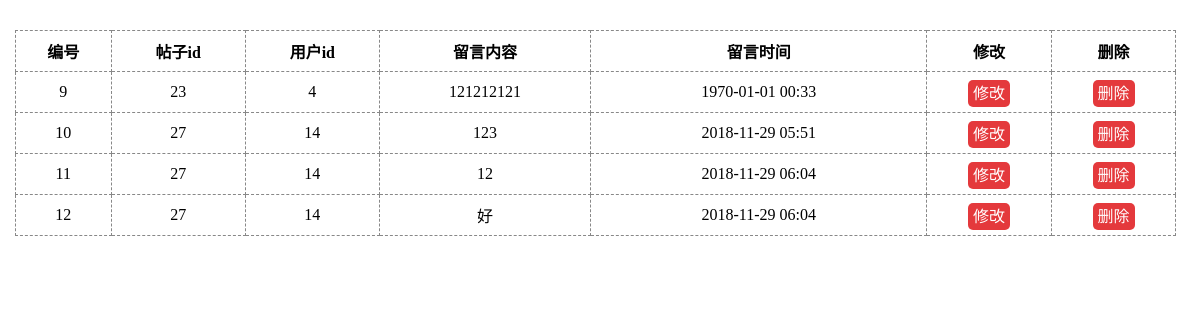
Page /admin/mess/index.php (signed in) on the committed database.
### tables this page shows
CREATE TABLE `forum_comment` (
  `comment_id` int(11) unsigned NOT NULL AUTO_INCREMENT COMMENT '评论ID',
  `bbs_id` int(11) unsigned DEFAULT NULL COMMENT '帖子ID',
  `uid` int(11) unsigned DEFAULT NULL COMMENT '用户ID',
  `content` varchar(200) DEFAULT NULL COMMENT '评论内容',
  `add_time` int(11) unsigned DEFAULT NULL COMMENT '评论时间',
  PRIMARY KEY (`comment_id`)
);

### admin/mess/index.php (the view, shortened to what this page needs)
<?php
include '../config.php';
$sql="SELECT * FROM forum_comment";
$rst=mysqli_query($conn,$sql);
?>
<!doctype html>
<html lang="en">
<head>
	<link rel="stylesheet" href="../public/css/index.css">
</head>
<body>
	<div class="main">
		<table>
			<tr>
				<th>编号</th>
				<th>帖子id</th>
				<th>用户id</th>
				<th>留言内容</th>
				<th>留言时间</th>
				<th>修改</th>
				<th>删除</th>
			</tr>
			<?php
				while($row=mysqli_fetch_assoc($rst)){
					echo "<tr>";
					echo "<td>{$row['comment_id']}</td>";
					echo "<td>{$row['bbs_id']}</td>";
					echo "<td>{$row['uid']}</td>";
					echo "<td>{$row['content']}</td>";
					echo "<td>";
					echo date('Y-m-d H:i',$row['add_time']);
					echo "</td>";
					echo "<td><a href='edit.php?id={$row['comment_id']}'>修改</a></td>";
					echo "<td><a href='delete.php?id={$row['comment_id']}'>删除</a></td>";
					echo "</tr>";
				}
			?>
		</table>
	</div>
</body>
</html>

### admin/public/css/index.css (style rules this page uses)
* { margin:0px; padding:0px; font-family: 微软雅黑; }
a { text-decoration: none; background: #E4393C; color:#fff; border-radius:5px; padding:5px; }
.main { padding-left:15px; padding-top:30px; }
.main table { width:98%; border:1px dashed #888; border-collapse:collapse; }
.main td,.main th { border:1px dashed #888; text-align: center; height:40px; }

### rows in the picture
forum_comment: comment_id "9", bbs "23", uid "4", content "121212121", add_time "1970-01-01 00:33"
forum_comment: comment_id "10", bbs "27", uid "14", content "123", add_time "2018-11-29 05:51"
forum_comment: comment_id "11", bbs "27", uid "14", content "12", add_time "2018-11-29 06:04"
forum_comment: comment_id "12", bbs "27", uid "14", content "好", add_time "2018-11-29 06:04"
